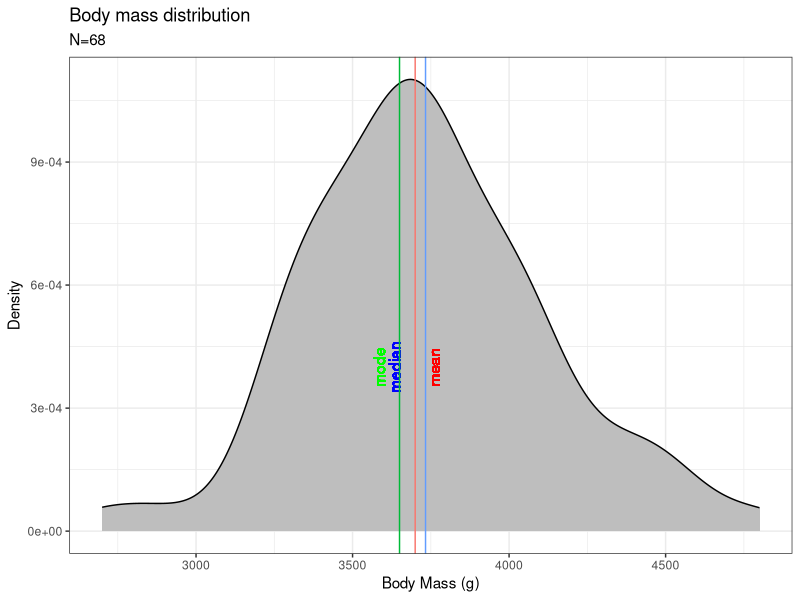
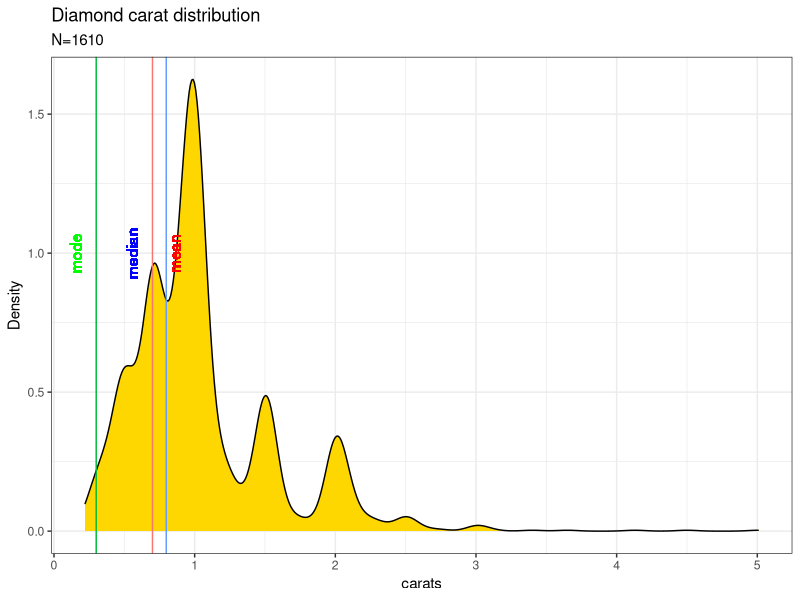
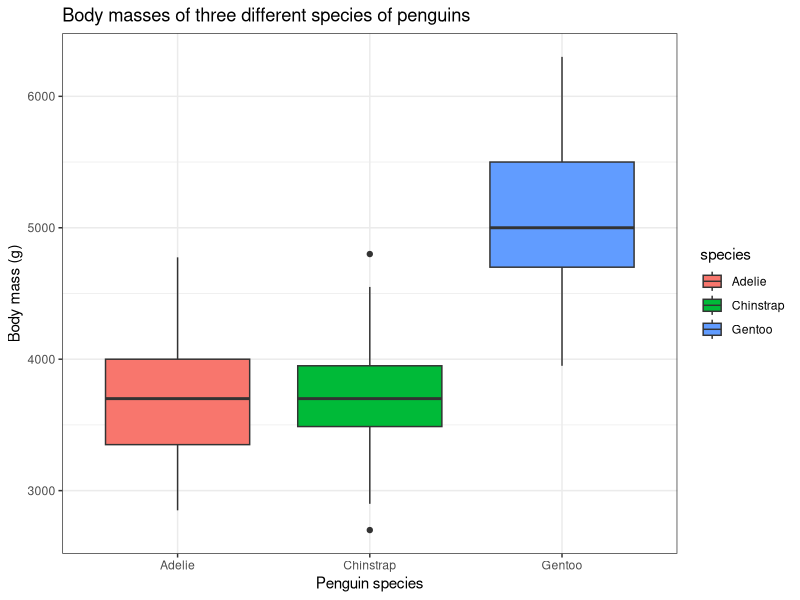
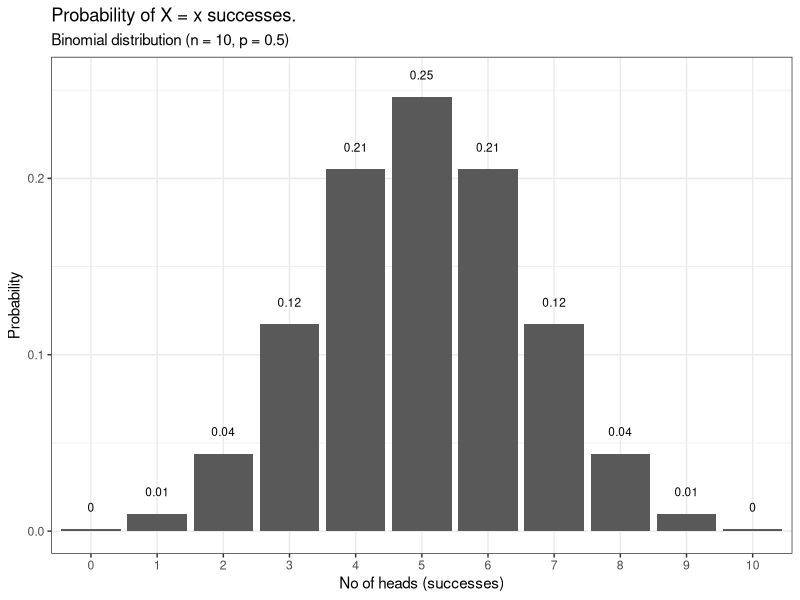
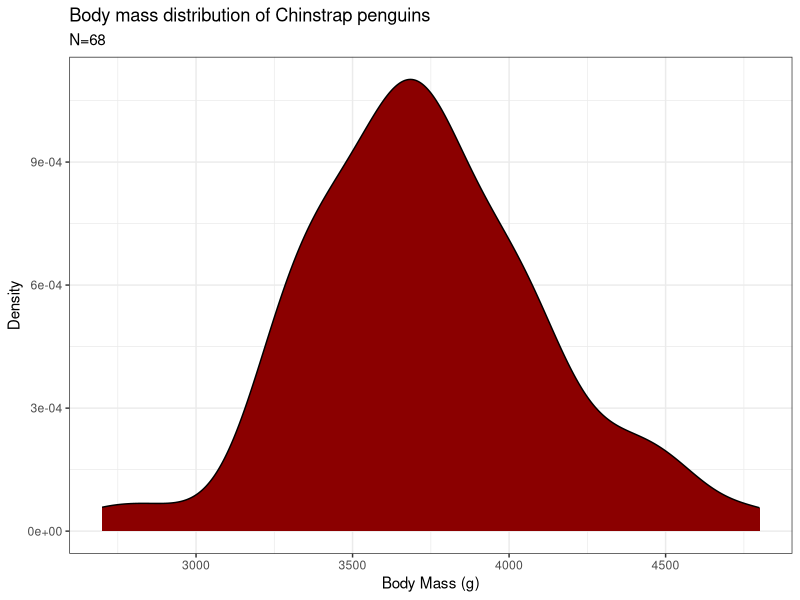
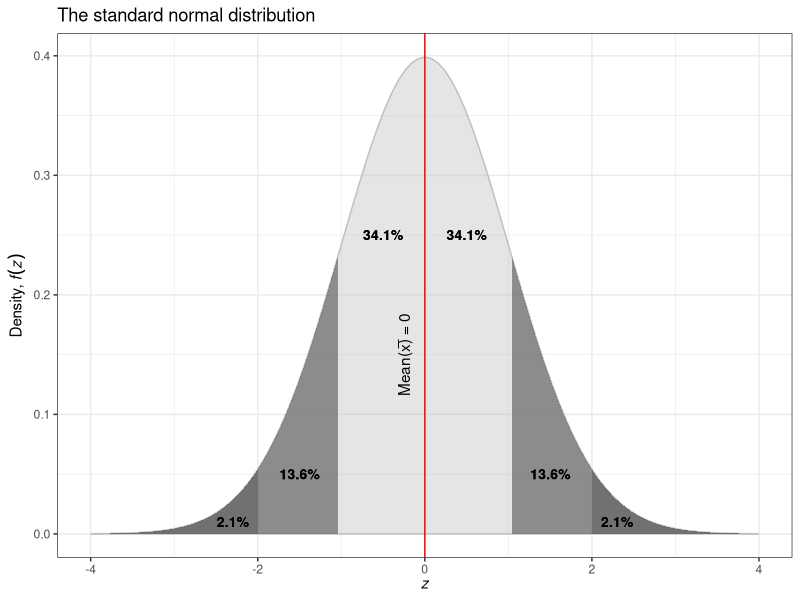
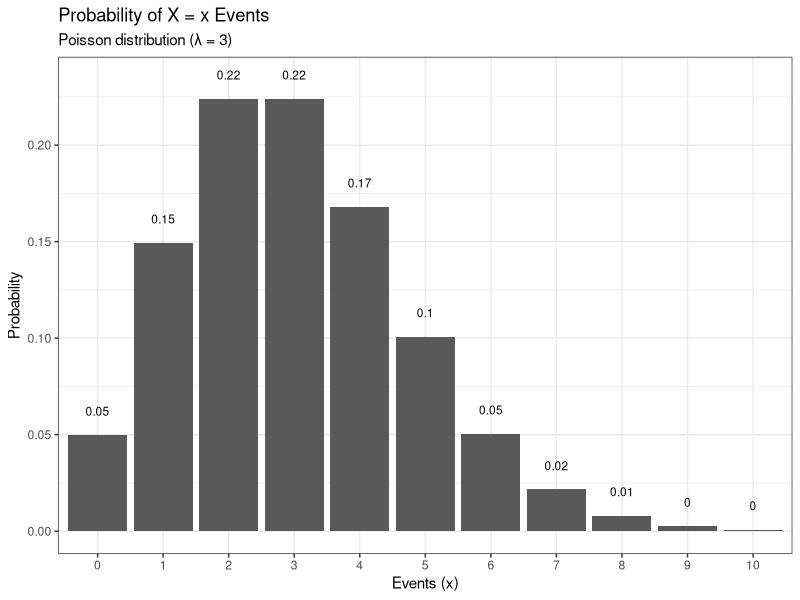
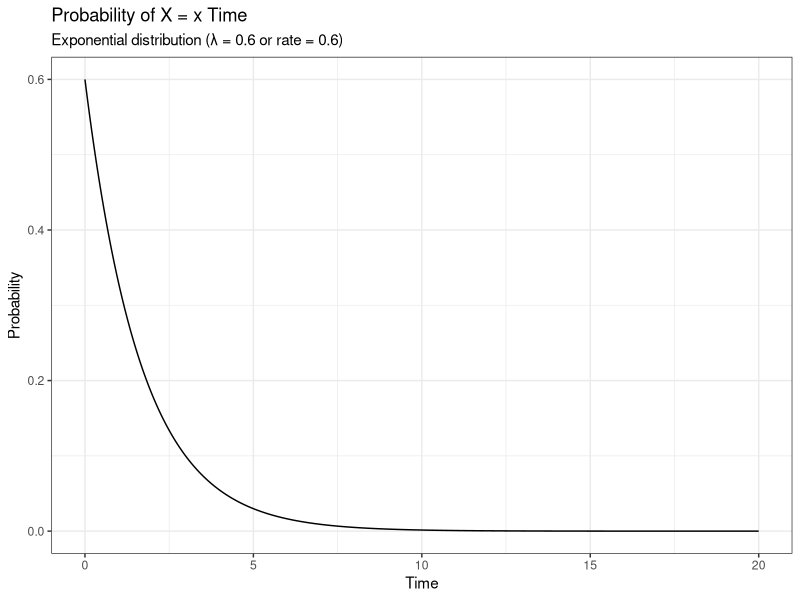

Recreate these plots in R, in order.
## ---- chunk 1
#| code-fold: true

if (!require(palmerpenguins)) install.packages('palmerpenguins')
library(ggplot2)
library(dplyr)
library(palmerpenguins)

# Creating a function to calculate the mode value
getmode <- function(v) {
   uniqv <- unique(v)
   uniqv[which.max(tabulate(match(v, uniqv)))]
}

# Calculating the mean, median and mode
pen_avg <- penguins %>% filter(species == "Chinstrap") %>% summarise(mean = mean(body_mass_g),
                                                          median = median(body_mass_g),
                                                          mode = getmode(body_mass_g))

# Plotting the data
penguins %>% filter(species == "Chinstrap") %>% 
  ggplot(aes(x = body_mass_g)) + 
  xlab("Body Mass (g)") + ylab("Density") + ggtitle("Body mass distribution") + 
  geom_density(fill = "grey") + 
  labs(subtitle = paste0("N=",penguins %>% filter(species == "Chinstrap") %>% nrow())) +
  geom_vline(aes(xintercept = pen_avg$mean, colour = "red")) +
  geom_text(aes(x=pen_avg$mean, label="mean", y=4e-04), colour="red", angle=90, vjust = 1.2, text=element_text(size=11)) +
  geom_vline(aes(xintercept = pen_avg$median, colour = "blue")) +
  geom_text(aes(x=pen_avg$median, label="median", y=4e-04), colour="blue", angle=90, vjust = -1.2, text=element_text(size=11)) +
geom_vline(aes(xintercept = pen_avg$mode, colour = "green")) +
  geom_text(aes(x=pen_avg$mode, label="mode", y=4e-04), colour="green", angle=90, vjust = -1.2, text=element_text(size=11)) +
  theme_bw() + theme(legend.position="none")
## ---- chunk 2
#| code-fold: true

library(tidyverse)

# Create function to get mode
getmode <- function(v) {
   uniqv <- unique(v)
   uniqv[which.max(tabulate(match(v, uniqv)))]
}

# Plotting the data
diamonds %>% filter(cut == "Fair") %>%
  ggplot(aes(x = carat)) + 
  xlab("carats") + ylab("Density") + ggtitle("Diamond carat distribution") + 
  geom_density(fill = "gold") + 
  labs(subtitle = paste0("N=",diamonds %>% filter(cut == "Fair") %>% nrow())) +
  geom_vline(aes(xintercept = mean(diamonds$carat), colour = "red")) +
  geom_text(aes(x=mean(diamonds$carat), label="mean", y=1), colour="red", angle=90, vjust = 1.2, text=element_text(size=11)) +
  geom_vline(aes(xintercept = median(diamonds$carat), colour = "blue")) +
  geom_text(aes(x=median(diamonds$carat), label="median", y=1), colour="blue", angle=90, vjust = -1.2, text=element_text(size=11)) +
geom_vline(aes(xintercept = getmode(diamonds$carat), colour = "green")) +
  geom_text(aes(x=getmode(diamonds$carat), label="mode", y=1), colour="green", angle=90, vjust = -1.2, text=element_text(size=11)) +
  theme_bw() + theme(legend.position="none")
## ---- chunk 3
library(palmerpenguins)

# Calculating the variance of bill length
var(penguins$bill_length_mm, na.rm = T)
## ---- chunk 4
library(palmerpenguins)

# Calculating the variance of bill length
sd(penguins$bill_length_mm, na.rm = T)

# Calculating the variance
(sd(penguins$bill_length_mm, na.rm = T))^2
## ---- chunk 5
library(palmerpenguins)

# Calculating the distances
distances <- penguins$bill_length_mm - mean(penguins$bill_length_mm, na.rm = T)

# Calculating the mean absolute deviation
mean(abs(distances), na.rm = T)
## ---- chunk 6
library(palmerpenguins)

# Calculating the quartile
quantile(penguins$bill_length_mm, na.rm = T)
## ---- chunk 7
library(palmerpenguins)

# Calculating the quantile
quantile(penguins$bill_length_mm, probs =  seq(0, 1, 0.2), na.rm = T)
## ---- chunk 8
# Finding the IQR
IQR(penguins$bill_length_mm, na.rm = T)
## ---- chunk 9
library(palmerpenguins)

# Plotting a boxplot
ggplot(penguins, aes(species, body_mass_g, fill = species)) + 
  geom_boxplot() +
  labs(title = "Body masses of three different species of penguins",
       x = "Penguin species",
       y = "Body mass (g)") +
  theme_bw()
## ---- chunk 10
# Setting seed
set.seed(123)

# Tossing a coin one time
rbinom(1,1,0.5)
## ---- chunk 11
# Setting seed
set.seed(123)

# Tossing a one coins three times
rbinom(3,1,0.5)
## ---- chunk 12
# Setting seed
set.seed(258)

# Tossing a three coins one time
rbinom(1,3,0.5)
## ---- chunk 13
# Setting seed
set.seed(258)

# Tossing a four coins three times
rbinom(3,4,0.5)
## ---- chunk 14
# Setting seed
set.seed(258)

# Tossing a four coins three times, but coins is unfair
rbinom(3,4,0.25)
## ---- chunk 15
# Setting seed
set.seed(258)

# Probability of getting 7 heads in 10 coin flips
# dbinom(no. of heads, no. of flips, chance of getting a head)
dbinom(7,10,0.5)
## ---- chunk 16
# Setting seed
set.seed(258)

# Probability of getting 7 heads in 10 coin flips
# pbinom(no. of heads, no. of flips, chance of getting a head)
pbinom(7,10,0.5)
## ---- chunk 17
# Setting seed
set.seed(258)

# Probability of getting more than 7 heads in 10 coin flips
# Set lower.tail = FALSE
pbinom(7,10,0.5, lower.tail = F)

# Alternatively you find it in the following also
1 - pbinom(7,10,0.5)
## ---- chunk 18
#| code-fold: true

library(dplyr)
library(ggplot2)

# Plotting a binomial distribution
data.frame(heads = 0:10, 
           pdf = dbinom(0:10, 10, prob = 0.5)) %>%
ggplot(aes(x = factor(heads), y = pdf)) +
  geom_col() +
  geom_text(
    aes(label = round(pdf,2), y = pdf + 0.01),
    position = position_dodge(0.9),
    size = 3,
    vjust = 0
  ) +
  labs(title = "Probability of X = x successes.",
       subtitle = "Binomial distribution (n = 10, p = 0.5)",
       x = "No of heads (successes)",
       y = "Probability") +
  theme_bw()
## ---- chunk 19
#| code-fold: true

library(ggplot2)
library(dplyr)
library(palmerpenguins)

# Plotting a normal distribution
penguins %>% filter(species == "Chinstrap") %>% ggplot(aes(x = body_mass_g)) + 
  xlab("Body Mass (g)") + ylab("Density") + 
  ggtitle("Body mass distribution of Chinstrap penguins") + 
  geom_density(fill = "darkred") + 
  labs(subtitle = paste0("N=", penguins %>%
                           filter(species == "Chinstrap") %>% nrow())) +
  theme_bw()
## ---- chunk 20
library(dplyr)
library(palmerpenguins)

# Finding mean and sd of the body masses of Chinstrap penguins
chin_body_mass_summary <- penguins %>% filter(species == "Chinstrap") %>%
  summarise(mean_body_mass = mean(body_mass_g),
            sd_body_mass = sd(body_mass_g))

# Finding the percentage of penguins below 3500g
pnorm(3500, mean = chin_body_mass_summary$mean_body_mass,
      sd = chin_body_mass_summary$sd_body_mass)
## ---- chunk 21
library(dplyr)
library(palmerpenguins)

# Finding mean and sd of the body masses of Chinstrap penguins
chin_body_mass_summary <- penguins %>% filter(species == "Chinstrap") %>%
  summarise(mean_body_mass = mean(body_mass_g),
            sd_body_mass = sd(body_mass_g))

# Finding the percentage of penguins above 4000g
pnorm(4000, mean = chin_body_mass_summary$mean_body_mass,
      sd = chin_body_mass_summary$sd_body_mass,
      lower.tail = F)
## ---- chunk 22
library(dplyr)
library(palmerpenguins)

# Finding mean and sd of the body masses of Chinstrap penguins
chin_body_mass_summary <- penguins %>% filter(species == "Chinstrap") %>%
  summarise(mean_body_mass = mean(body_mass_g),
            sd_body_mass = sd(body_mass_g))

# Finding the percentage of penguins between 3000g and 4000g
below_3000 <- pnorm(3000, mean = chin_body_mass_summary$mean_body_mass,
      sd = chin_body_mass_summary$sd_body_mass)
below_4000 <- pnorm(4000, mean = chin_body_mass_summary$mean_body_mass,
      sd = chin_body_mass_summary$sd_body_mass)

below_4000 - below_3000
## ---- chunk 23
library(dplyr)
library(palmerpenguins)

# Finding mean and sd of the body masses of Chinstrap penguins
chin_body_mass_summary <- penguins %>% filter(species == "Chinstrap") %>%
  summarise(mean_body_mass = mean(body_mass_g),
            sd_body_mass = sd(body_mass_g))

# Body mass at which 60% of the penguins weigh lower than
qnorm(0.6, mean = chin_body_mass_summary$mean_body_mass,
      sd = chin_body_mass_summary$sd_body_mass)
## ---- chunk 24
library(dplyr)
library(palmerpenguins)

# Finding mean and sd of the body masses of Chinstrap penguins
chin_body_mass_summary <- penguins %>% filter(species == "Chinstrap") %>%
  summarise(mean_body_mass = mean(body_mass_g),
            sd_body_mass = sd(body_mass_g))

# Body mass at which 30% of the penguins weigh greater than
qnorm(0.3, mean = chin_body_mass_summary$mean_body_mass,
      sd = chin_body_mass_summary$sd_body_mass, lower.tail = F)
## ---- chunk 25
#| code-fold: true

library(ggplot2)

# Plotting a standard normal distribution
ggplot(data.frame(x = c(-4,4)), aes(x)) +
  # Plot the pdf
  stat_function(
    fun = dnorm,
    n = 101, args = list(mean = 0, sd = 1),
    geom = "area", color = "grey75", fill = "grey75", alpha = 0.4) +
  # Shade below -2
  stat_function(
    fun = function(x) ifelse(x <= -2, dnorm(x, mean = 0, sd = 1), NA),
    aes(x),
    geom = "area", color = NA, fill = "grey40", alpha = 0.7) +
  # Shade below -1
  stat_function(
    fun = function(x) ifelse(x <= -1, dnorm(x, mean = 0, sd = 1), NA),
    aes(x),
    geom = "area", color = NA, fill = "grey40", alpha = 0.7) +
  # Shade above 2
  stat_function(
    fun = function(x) ifelse(x >= 2, dnorm(x, mean = 0, sd = 1), NA),
    aes(x),
    geom = "area", color = NA, fill = "grey40", alpha = 0.7) +
  # Shade above 1
  stat_function(
    fun = function(x) ifelse(x >= 1, dnorm(x, mean = 0, sd = 1), NA),
    aes(x),
    geom = "area", color = NA, fill = "grey40", alpha = 0.7) +
  ggtitle("The standard normal distribution") +
  xlab(expression(italic(z))) +
  ylab(expression(paste("Density, ", italic(f(z))))) +
  geom_text(x = 0.5, y = 0.25, size = 3.5, fontface = "bold",
            label = "34.1%") +
  geom_text(x = -0.5, y = 0.25, size = 3.5, fontface = "bold",
            label = "34.1%") +
  geom_text(x = 1.5, y = 0.05, size = 3.5, fontface = "bold",
            label = "13.6%") +
  geom_text(x = -1.5, y = 0.05, size = 3.5, fontface = "bold",
            label = "13.6%") +
  geom_text(x = 2.3, y = 0.01, size = 3.5, fontface = "bold",
            label = "2.1%") +
  geom_text(x = -2.3, y = 0.01, size = 3.5, fontface = "bold",
            label = "2.1%") +
  geom_vline(xintercept=0, col = "red") +
  annotate("text", x=-0.25, y=0.15, label="Mean(x̅) = 0", angle=90) +
  theme_bw()
## ---- chunk 26
#| code-fold: true

library(dplyr)
library(ggplot2)

# Plotting a poisson distribution
data.frame(events = 0:10, 
           pdf = dpois(x = 0:10, lambda = 3)) %>%
ggplot(aes(x = factor(events), y = pdf)) +
  geom_col() +
  geom_text(
    aes(label = round(pdf,2), y = pdf + 0.01),
    position = position_dodge(0.9),
    size = 3,
    vjust = 0
  ) +
  labs(title = "Probability of X = x Events",
       subtitle = "Poisson distribution (λ = 3)",
       x = "Events (x)",
       y = "Probability") +
  theme_bw()
## ---- chunk 27
# Calculating the probability that 20 people will visit the hospital in a week
dpois(20, lambda = 25)
## ---- chunk 28
# Calculating the probability that 15 or fewer people will visit the hospital in a week
ppois(15, lambda = 25)
## ---- chunk 29
# Calculating the probability that more than 5 people will visit the hospital in a week
ppois(5, lambda = 25, lower.tail = F)
## ---- chunk 30
#| code-fold: true

library(dplyr)
library(ggplot2)

# Plotting a exponential distribution
x <- seq(0, 20, length.out=1000)
dat <- data.frame(time =x, px=dexp(x, rate=0.6))

ggplot(dat, aes(x=x, y=px)) +
  geom_line() +
  labs(title = "Probability of X = x Time",
       subtitle = "Exponential distribution (λ = 0.6 or rate = 0.6)",
       x = "Time",
       y = "Probability") +
  theme_bw()
## ---- chunk 31
#| code-fold: true

# Plotting the t distribution and comparing to the standard normal distribution
ggplot(data = data.frame(x = c(-4,4)), aes(x)) +
  stat_function(fun = function(x) dt(x, df = 2),
                aes(color = "t")) +
  stat_function(fun = dnorm, n = 101, args = list(mean = 0, sd = 1),
                aes(color = "normal")) +
  labs(title = "Student's t-distribution vs Standard normal distribution",
       subtitle = "t-distribution (degrees of freedom = 2)",
       x = "t or z",
       y = "Probability") +
  scale_colour_manual("Distribution", values = c("red", "blue")) +
  theme_bw()
## ---- chunk 32
#| code-fold: true

# Plotting the t distribution and comparing to the standard normal distribution
ggplot(data = data.frame(x = c(-4,4)), aes(x)) +
  stat_function(fun = function(x) dt(x, df = 2),
                aes(color = "t_2")) +
  stat_function(fun = function(x) dt(x, df = 25),
                aes(color = "t_25")) +
  stat_function(fun = dnorm, n = 101, args = list(mean = 0, sd = 1),
                aes(color = "normal")) +
  labs(title = "Student's t-distributions vs Standard normal distribution",
       subtitle = "t-distribution (df = 2 and df = 25)",
       x = "t or z",
       y = "Probability") +
  scale_colour_manual("Distribution", values = c("red", "blue", "darkgreen")) +
  theme_bw()
## ---- chunk 33
#| code-fold: true

library(dplyr)
library(ggplot2)

# Plotting a log normal distribution
ggplot(data = data.frame(x = c(-4,4)), aes(x)) +
  stat_function(fun = dlnorm, args = list(meanlog = 2.2, sdlog = 0.44), 
                colour = "red") +
  labs(title = "Log normal distribution",
       subtitle = "Log normal distribution [mean_log = 2.2 and sd_log = 0.44]",
       x = "x",
       y = "Probability") +
  theme_bw()
## ---- chunk 34
die <- c(1,2,3,4,5,6)

# Rolling a die 5 times
sample_of_5 <- sample(die, 5, replace = T)
sample_of_5

# Calculating the mean fo the results
mean(sample_of_5)
## ---- chunk 35
library(dplyr)

die <- c(1,2,3,4,5,6)

# Rolling a die 5 times and repreating it 10 times
sample_of_5 <- replicate(10, sample(die, 5, replace = T) %>% mean())

# Mean values for the 10 trials
sample_of_5
## ---- chunk 36
#| code-fold: true

set.seed(123)
library(dplyr)
library(ggplot2)

die <- c(1,2,3,4,5,6)

# Rolling a die 5 times and repeating it 10 times
sample_of_5 <- replicate(10, sample(die, 5, replace = T) %>% mean())

# Plotting the graph
hist(sample_of_5, xlab = "Sample means")
## ---- chunk 37
#| code-fold: true

set.seed(123)
library(dplyr)
library(ggplot2)

die <- c(1,2,3,4,5,6)

# Rolling a die 5 times and repeating it 10 times
sample_of_5 <- replicate(100, sample(die, 5, replace = T) %>% mean())

# Plotting the graph
hist(sample_of_5, xlab = "Sample means")
## ---- chunk 38
#| code-fold: true

set.seed(123)
library(dplyr)
library(ggplot2)

die <- c(1,2,3,4,5,6)

# Rolling a die 5 times and repeating it 10 times
sample_of_5 <- replicate(1000, sample(die, 5, replace = T) %>% mean())

# Plotting the graph
hist(sample_of_5, xlab = "Sample means")
## ---- chunk 39
#| code-fold: true

set.seed(123)
library(dplyr)
library(ggplot2)

die <- c(1,2,3,4,5,6)

# Rolling a die 5 times and repeating it 10 times
sample_of_5 <- replicate(10, sample(die, 5, replace = T) %>% sd())

# Plotting the graph
hist(sample_of_5, xlab = "Sample standard deviation")
## ---- chunk 40
#| code-fold: true

set.seed(123)
library(dplyr)
library(ggplot2)

die <- c(1,2,3,4,5,6)

# Rolling a die 5 times and repeating it 10 times
sample_of_5 <- replicate(100, sample(die, 5, replace = T) %>% sd())

# Plotting the graph
hist(sample_of_5, xlab = "Sample standard deviation")
## ---- chunk 41
#| code-fold: true

set.seed(123)
library(dplyr)
library(ggplot2)

die <- c(1,2,3,4,5,6)

# Rolling a die 5 times and repeating it 10 times
sample_of_5 <- replicate(1000, sample(die, 5, replace = T) %>% sd())

# Plotting the graph
hist(sample_of_5, xlab = "Sample standard deviation")
## ---- chunk 42
#| code-fold: true

library(ggplot2)

# Plotting a normal distribution
data.frame(events = 0:100000, 
           pdf = rnorm(n = 0:100000, 1)) %>%
  ggplot(aes(pdf)) +
  geom_density() +
  labs(title = "Normal distribution",
       x = "x",
       y = "Probability") +
  theme_bw()
## ---- chunk 43
#| code-fold: true

library(ggplot2)

# Plotting a q-q plot
data <- data.frame(events = 0:100000, 
           pdf = rnorm(n = 0:100000, 1))
ggplot(data, aes(sample = pdf)) + stat_qq() + stat_qq_line() +
    labs(title = "Q-Q plot",
       subtitle = "For a normal distribution, Q-Q plot is a straight line",
       x = "Normal quantiles",
       y = "Data quantiles") +
  theme_bw()
## ---- chunk 44
data <- data.frame(x = 0:100, 
           y = 100:200)

# Plotting x and y
ggplot(data, aes(x,y)) + geom_point() +
  labs(title = "Relationship between x and y") +
  theme_bw()

# Finding correlation between x and y
cor(data$x, data$y)
## ---- chunk 45
#| code-fold: true

library(ggplot2)

# Plotting a negative or left skewed distribution
data.frame(x = 0:10000, 
           y = rbeta(n = 0:10000, 5, 2)) %>%
  ggplot(aes(y)) +
  geom_density() +
  labs(title = "Negative or left skewed distribution",
       x = "x",
       y = "Density") +
  theme_bw()
## ---- chunk 46
#| code-fold: true

library(ggplot2)

# Plotting a q-q plot
data <- data.frame(x = 0:10000, 
           y = rbeta(n = 0:10000, 5, 2))
ggplot(data, aes(sample = y)) + stat_qq() + stat_qq_line() +
    labs(title = "Q-Q plot for negative or left skewed distribution",
       subtitle = "The tail ends of Q-Q plot is bend towards the right side of the straight line",
       x = "Normal quantiles",
       y = "Data quantiles") +
  theme_bw()
## ---- chunk 47
#| code-fold: true

library(ggplot2)

# Plotting a positive or right skewed distribution
data.frame(x = 0:10000, 
           y = rbeta(n = 0:10000, 2, 5)) %>%
  ggplot(aes(y)) +
  geom_density() +
  labs(title = "Positive or right skewed distribution",
       x = "x",
       y = "Density") +
  theme_bw()
## ---- chunk 48
#| code-fold: true

library(ggplot2)

# Plotting a q-q plot
data <- data.frame(x = 0:10000, 
           y = rbeta(n = 0:10000, 2, 5))
ggplot(data, aes(sample = y)) + stat_qq() + stat_qq_line() +
    labs(title = "Q-Q plot for positive or right skewed distribution",
       subtitle = "The tail ends of Q-Q plot is bend towards the left side of the straight line",
       x = "Normal quantiles",
       y = "Data quantiles") +
  theme_bw()
## ---- chunk 49
#| echo: false
Sys.time()
